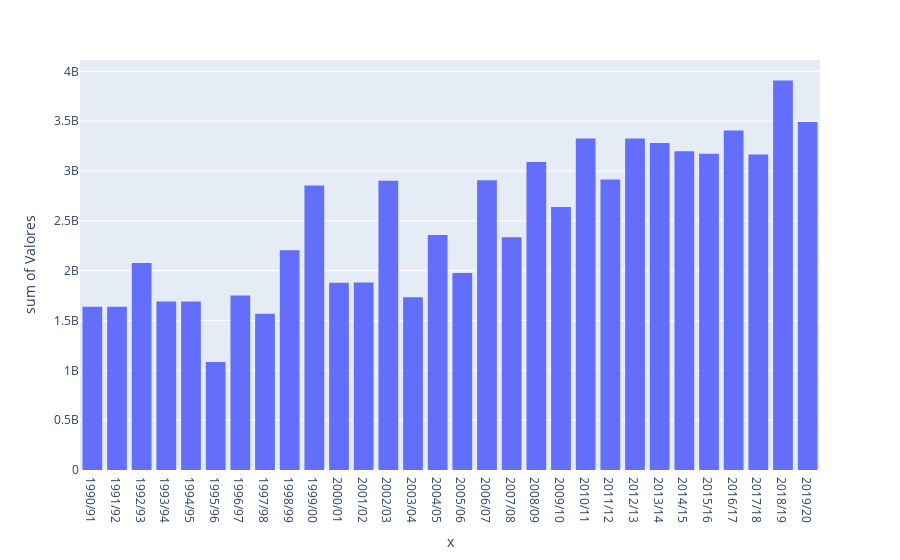

Write notebook code for a chart like this one.
### Code cell
fig2 = px.histogram(df2, x =df.index , y="Valores")
fig2

### Figure 1 — Plotly figure (JSON) as saved in the notebook; plotly's stock layout.template omitted (floating-point values rounded to 4 significant figures)
{"data": [{"alignmentgroup": "True", "bingroup": "x", "histfunc": "sum", "hovertemplate": "x=%{x}<br>sum of Valores=%{y}<extra></extra>", "legendgroup": "", "marker": {"color": "#636efa", "pattern": {"shape": ""}}, "name": "", "offsetgroup": "", "orientation": "v", "showlegend": false, "type": "histogram", "x": ["1990/91", "1991/92", "1992/93", "1993/94", "1994/95", "1995/96", "1996/97", "1997/98", "1998/99", "1999/00", "2000/01", "2001/02", "2002/03", "2003/04", "2004/05", "2005/06", "2006/07", "2007/08", "2008/09", "2009/10", "2010/11", "2011/12", "2012/13", "2013/14", "2014/15", "2015/16", "2016/17", "2017/18", "2018/19", "2019/20"], "xaxis": "x", "y": [1637160000, 1637580000, 2076180000, 1690020000, 1691520000, 1083600000, 1751820000, 1568880000, 2205660000, 2854680000, 1878600000, 1881900000, 2901120000, 1732380000, 2356860000, 1975980000, 2905920000, 2334660000, 3089460000, 2638620000, 3325680000, 2915520000, 3325080000, 3281340000, 3198300000, 3172260000, 3407280000, 3164400000, 3907860000, 3492660000], "yaxis": "y"}], "layout": {"barmode": "relative", "legend": {"tracegroupgap": 0}, "margin": {"t": 60}, "xaxis": {"anchor": "y", "domain": [0, 1], "title": {"text": "x"}}, "yaxis": {"anchor": "x", "domain": [0, 1], "title": {"text": "sum of Valores"}}}}
